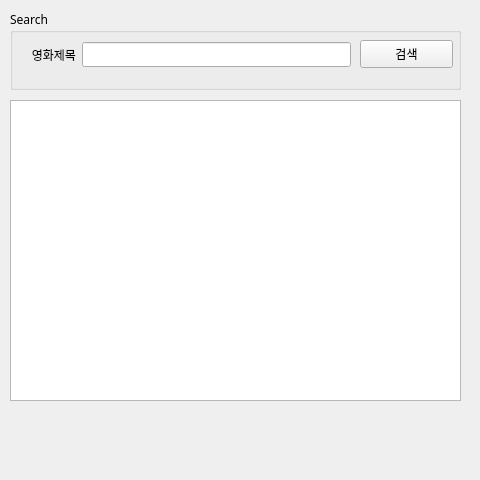
<?xml version="1.0" encoding="UTF-8"?>
<ui version="4.0">
 <class>Form</class>
 <widget class="QWidget" name="Form">
  <property name="geometry">
   <rect>
    <x>0</x>
    <y>0</y>
    <width>480</width>
    <height>480</height>
   </rect>
  </property>
  <property name="sizePolicy">
   <sizepolicy hsizetype="Fixed" vsizetype="Fixed">
    <horstretch>0</horstretch>
    <verstretch>0</verstretch>
   </sizepolicy>
  </property>
  <property name="font">
   <font>
    <family>나눔고딕</family>
   </font>
  </property>
  <property name="windowTitle">
   <string>네이버영화 검색</string>
  </property>
  <property name="windowIcon">
   <iconset>
    <normaloff>naver_icon/naver_icon.png</normaloff>naver_icon/naver_icon.png</iconset>
  </property>
  <widget class="QGroupBox" name="groupBox">
   <property name="geometry">
    <rect>
     <x>10</x>
     <y>10</y>
     <width>451</width>
     <height>80</height>
    </rect>
   </property>
   <property name="title">
    <string>Search</string>
   </property>
   <widget class="QPushButton" name="btnSearch">
    <property name="geometry">
     <rect>
      <x>350</x>
      <y>30</y>
      <width>93</width>
      <height>28</height>
     </rect>
    </property>
    <property name="text">
     <string>검색</string>
    </property>
   </widget>
   <widget class="QWidget" name="layoutWidget">
    <property name="geometry">
     <rect>
      <x>21</x>
      <y>30</y>
      <width>320</width>
      <height>30</height>
     </rect>
    </property>
    <layout class="QHBoxLayout" name="horizontalLayout">
     <item>
      <widget class="QLabel" name="label">
       <property name="text">
        <string>영화제목</string>
       </property>
       <property name="alignment">
        <set>Qt::AlignRight|Qt::AlignTrailing|Qt::AlignVCenter</set>
       </property>
      </widget>
     </item>
     <item>
      <widget class="QLineEdit" name="txtSearch"/>
     </item>
    </layout>
   </widget>
  </widget>
  <widget class="QTableWidget" name="tblResult">
   <property name="geometry">
    <rect>
     <x>10</x>
     <y>100</y>
     <width>451</width>
     <height>301</height>
    </rect>
   </property>
   <property name="selectionMode">
    <enum>QAbstractItemView::SingleSelection</enum>
   </property>
  </widget>
 </widget>
 <resources/>
 <connections/>
</ui>
